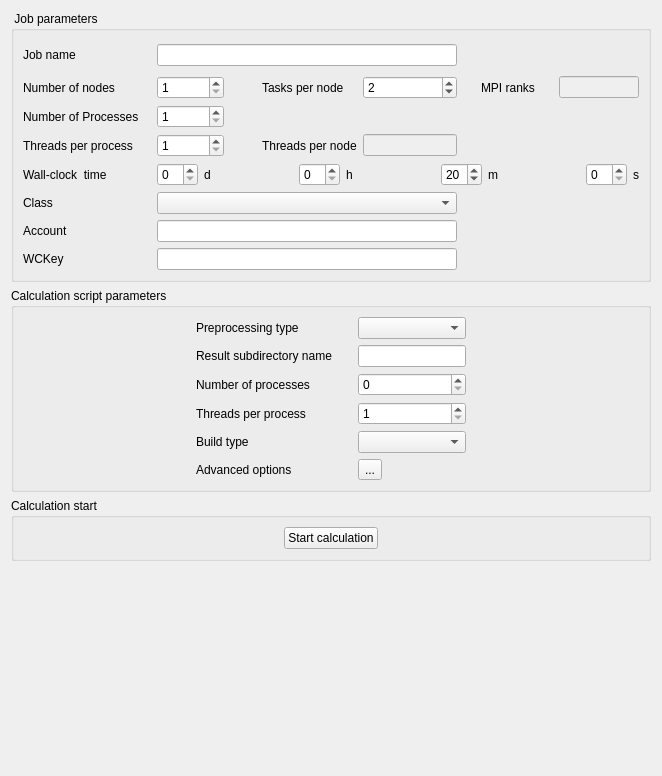
<?xml version="1.0" encoding="UTF-8"?>
<ui version="4.0">
 <class>BatchRunningForm</class>
 <widget class="QWidget" name="BatchRunningForm">
  <property name="geometry">
   <rect>
    <x>0</x>
    <y>0</y>
    <width>662</width>
    <height>776</height>
   </rect>
  </property>
  <property name="windowTitle">
   <string>Form</string>
  </property>
  <layout class="QGridLayout" name="gridLayout_3">
   <item row="1" column="0">
    <widget class="QGroupBox" name="groupBoxScript">
     <property name="toolTip">
      <string>&lt;html&gt;&lt;head/&gt;&lt;body&gt;&lt;p&gt;&lt;span style=&quot; font-size:9pt;&quot;&gt;Complete the calculation script parameters.&lt;/span&gt;&lt;/p&gt;&lt;/body&gt;&lt;/html&gt;</string>
     </property>
     <property name="statusTip">
      <string/>
     </property>
     <property name="title">
      <string>Calculation script parameters</string>
     </property>
     <layout class="QGridLayout" name="gridLayout_2">
      <item row="0" column="0">
       <layout class="QHBoxLayout" name="horizontalLayout_3">
        <item>
         <spacer>
          <property name="orientation">
           <enum>Qt::Horizontal</enum>
          </property>
          <property name="sizeHint" stdset="0">
           <size>
            <width>16</width>
            <height>20</height>
           </size>
          </property>
         </spacer>
        </item>
        <item>
         <layout class="QGridLayout" name="gridLayout">
          <item row="0" column="1">
           <spacer>
            <property name="orientation">
             <enum>Qt::Horizontal</enum>
            </property>
            <property name="sizeHint" stdset="0">
             <size>
              <width>20</width>
              <height>0</height>
             </size>
            </property>
           </spacer>
          </item>
          <item row="2" column="2">
           <widget class="QSpinBox" name="spinBoxNProcs">
            <property name="toolTip">
             <string>&lt;html&gt;&lt;head/&gt;&lt;body&gt;&lt;p&gt;&lt;span style=&quot; font-size:9pt;&quot;&gt;Specify the number of MPI processes for the calculation.&lt;/span&gt;&lt;/p&gt;&lt;/body&gt;&lt;/html&gt;</string>
            </property>
            <property name="maximum">
             <number>524288</number>
            </property>
           </widget>
          </item>
          <item row="0" column="0">
           <widget class="QLabel" name="labelRunType">
            <property name="toolTip">
             <string>&lt;html&gt;&lt;head/&gt;&lt;body&gt;&lt;p&gt;&lt;br/&gt;&lt;/p&gt;&lt;/body&gt;&lt;/html&gt;</string>
            </property>
            <property name="text">
             <string>Preprocessing type</string>
            </property>
           </widget>
          </item>
          <item row="0" column="2">
           <widget class="QComboBox" name="comboBoxRunType">
            <property name="toolTip">
             <string>&lt;html&gt;&lt;head/&gt;&lt;body&gt;&lt;p&gt;&lt;span style=&quot; font-size:9pt;&quot;&gt;Select the Run type between:&lt;br/&gt;- Import mesh only: prepare the mesh for the computation without modifying it and create the mesh_input file which contains data describing the mesh,&lt;br/&gt;- Mesh preprocessing: the Code_Saturne solver will performs the following steps:&lt;br/&gt;    - Face joining&lt;br/&gt;    - Periodic boundaries definition&lt;br/&gt;    - Mesh smoothing and extrusion&lt;br/&gt;    - Execution of the modification defined in &lt;/span&gt;&lt;span style=&quot; font-size:9pt; font-style:italic;&quot;&gt;cs_user_mesh.c&lt;/span&gt;&lt;span style=&quot; font-size:9pt;&quot;&gt;&lt;br/&gt;    - Creation of the mesh_ouput file,&lt;br/&gt;- Mesh quality criteria : preprocess mesh then verify quality,&lt;/span&gt;&lt;/p&gt;&lt;/body&gt;&lt;/html&gt;</string>
            </property>
           </widget>
          </item>
          <item row="1" column="0">
           <widget class="QLabel" name="labelRunId">
            <property name="toolTip">
             <string>&lt;html&gt;&lt;head/&gt;&lt;body&gt;&lt;p&gt;&lt;span style=&quot; font-size:9pt;&quot;&gt;Name of the calculation directory that will be created.&lt;/span&gt;&lt;/p&gt;&lt;/body&gt;&lt;/html&gt;</string>
            </property>
            <property name="text">
             <string>Result subdirectory name</string>
            </property>
           </widget>
          </item>
          <item row="1" column="2">
           <widget class="QLineEdit" name="lineEditRunId">
            <property name="toolTip">
             <string>&lt;html&gt;&lt;head/&gt;&lt;body&gt;&lt;p&gt;&lt;span style=&quot; font-size:9pt;&quot;&gt;Name of the calculation directory that will be created.&lt;/span&gt;&lt;/p&gt;&lt;/body&gt;&lt;/html&gt;</string>
            </property>
           </widget>
          </item>
          <item row="2" column="0">
           <widget class="QLabel" name="labelNProcs">
            <property name="toolTip">
             <string>&lt;html&gt;&lt;head/&gt;&lt;body&gt;&lt;p&gt;&lt;span style=&quot; font-size:9pt;&quot;&gt;Specify the number of MPI processes for the calculation.&lt;/span&gt;&lt;/p&gt;&lt;/body&gt;&lt;/html&gt;</string>
            </property>
            <property name="text">
             <string>Number of processes</string>
            </property>
           </widget>
          </item>
          <item row="3" column="0">
           <widget class="QLabel" name="labelNThreads">
            <property name="toolTip">
             <string>&lt;html&gt;&lt;head/&gt;&lt;body&gt;&lt;p&gt;&lt;span style=&quot; font-size:9pt;&quot;&gt;Specify the number of OpenMP threads per MPI task.&lt;/span&gt;&lt;/p&gt;&lt;/body&gt;&lt;/html&gt;</string>
            </property>
            <property name="text">
             <string>Threads per process</string>
            </property>
           </widget>
          </item>
          <item row="3" column="2">
           <widget class="QSpinBox" name="spinBoxNThreads">
            <property name="toolTip">
             <string>&lt;html&gt;&lt;head/&gt;&lt;body&gt;&lt;p&gt;&lt;span style=&quot; font-size:9pt;&quot;&gt;Specify the number of OpenMP threads per MPI task.&lt;/span&gt;&lt;/p&gt;&lt;/body&gt;&lt;/html&gt;</string>
            </property>
            <property name="minimum">
             <number>1</number>
            </property>
            <property name="maximum">
             <number>128</number>
            </property>
           </widget>
          </item>
          <item row="4" column="0">
           <widget class="QLabel" name="labelBuildType">
            <property name="text">
             <string>Build type</string>
            </property>
           </widget>
          </item>
          <item row="4" column="2">
           <widget class="QComboBox" name="comboBoxBuildType">
            <property name="toolTip">
             <string>&lt;html&gt;&lt;head/&gt;&lt;body&gt;&lt;p&gt;Type of compute build to use for this run.&lt;/p&gt;&lt;/body&gt;&lt;/html&gt;</string>
            </property>
           </widget>
          </item>
          <item row="5" column="0">
           <widget class="QLabel" name="labelAdvanced">
            <property name="toolTip">
             <string>&lt;html&gt;&lt;head/&gt;&lt;body&gt;&lt;p&gt;&lt;span style=&quot; font-size:9pt;&quot;&gt;Modify advanced options for the calculation such as the output management and debug options.&lt;/span&gt;&lt;/p&gt;&lt;/body&gt;&lt;/html&gt;</string>
            </property>
            <property name="text">
             <string>Advanced options</string>
            </property>
           </widget>
          </item>
          <item row="5" column="2">
           <widget class="QToolButton" name="toolButtonAdvanced">
            <property name="toolTip">
             <string>&lt;html&gt;&lt;head/&gt;&lt;body&gt;&lt;p&gt;&lt;span style=&quot; font-size:9pt;&quot;&gt;Modify advanced options for the calculation such as the output management and debug options.&lt;/span&gt;&lt;/p&gt;&lt;/body&gt;&lt;/html&gt;</string>
            </property>
            <property name="text">
             <string>...</string>
            </property>
            <property name="icon">
             <iconset resource="resources_pages.qrc">
              <normaloff>:/new/prefix1/icons/22x22/preferences-system.png</normaloff>:/new/prefix1/icons/22x22/preferences-system.png</iconset>
            </property>
            <property name="iconSize">
             <size>
              <width>22</width>
              <height>22</height>
             </size>
            </property>
           </widget>
          </item>
         </layout>
        </item>
        <item>
         <spacer name="horizontalSpacer">
          <property name="orientation">
           <enum>Qt::Horizontal</enum>
          </property>
          <property name="sizeHint" stdset="0">
           <size>
            <width>16</width>
            <height>20</height>
           </size>
          </property>
         </spacer>
        </item>
       </layout>
      </item>
     </layout>
    </widget>
   </item>
   <item row="2" column="0">
    <widget class="QGroupBox" name="groupBox">
     <property name="sizeHint" stdset="0">
      <size>
       <width>192</width>
       <height>70</height>
      </size>
     </property>
     <property name="toolTip">
      <string>&lt;html&gt;&lt;head/&gt;&lt;body&gt;&lt;p&gt;&lt;span style=&quot; font-size:9pt;&quot;&gt;Run the calculation.&lt;/span&gt;&lt;/p&gt;&lt;/body&gt;&lt;/html&gt;</string>
     </property>
     <property name="title">
      <string>Calculation start</string>
     </property>
     <layout class="QHBoxLayout" name="horizontalLayout_5">
      <item>
       <spacer>
        <property name="orientation">
         <enum>Qt::Horizontal</enum>
        </property>
        <property name="sizeHint" stdset="0">
         <size>
          <width>20</width>
          <height>20</height>
         </size>
        </property>
       </spacer>
      </item>
      <item>
       <widget class="QPushButton" name="pushButtonRunSubmit">
        <property name="toolTip">
         <string>&lt;html&gt;&lt;head/&gt;&lt;body&gt;&lt;p&gt;&lt;span style=&quot; font-size:9pt;&quot;&gt;Run the calculation.&lt;/span&gt;&lt;/p&gt;&lt;/body&gt;&lt;/html&gt;</string>
        </property>
        <property name="layoutDirection">
         <enum>Qt::LeftToRight</enum>
        </property>
        <property name="text">
         <string>Start calculation</string>
        </property>
       </widget>
      </item>
      <item>
       <spacer>
        <property name="orientation">
         <enum>Qt::Horizontal</enum>
        </property>
        <property name="sizeHint" stdset="0">
         <size>
          <width>16</width>
          <height>16</height>
         </size>
        </property>
       </spacer>
      </item>
     </layout>
    </widget>
   </item>
   <item row="3" column="0">
    <spacer>
     <property name="orientation">
      <enum>Qt::Vertical</enum>
     </property>
     <property name="sizeHint" stdset="0">
      <size>
       <width>432</width>
       <height>16</height>
      </size>
     </property>
    </spacer>
   </item>
   <item row="0" column="0">
    <widget class="QGroupBox" name="groupBoxJob">
     <property name="toolTip">
      <string>&lt;html&gt;&lt;head/&gt;&lt;body&gt;&lt;p&gt;&lt;span style=&quot; font-size:9pt;&quot;&gt;Fill this section for a parallel computation on a cluster.&lt;/span&gt;&lt;/p&gt;&lt;/body&gt;&lt;/html&gt;</string>
     </property>
     <property name="title">
      <string> Job parameters</string>
     </property>
     <layout class="QHBoxLayout" name="_2">
      <item>
       <spacer name="horizontalSpacer_2">
        <property name="orientation">
         <enum>Qt::Horizontal</enum>
        </property>
        <property name="sizeHint" stdset="0">
         <size>
          <width>30</width>
          <height>20</height>
         </size>
        </property>
       </spacer>
      </item>
      <item>
       <layout class="QGridLayout" name="jobManagementLayout">
        <item row="0" column="0">
         <widget class="QLabel" name="labelJobName">
          <property name="toolTip">
           <string>&lt;html&gt;&lt;head/&gt;&lt;body&gt;&lt;p&gt;&lt;span style=&quot; font-size:9pt;&quot;&gt;Specify the job name.&lt;/span&gt;&lt;/p&gt;&lt;/body&gt;&lt;/html&gt;</string>
          </property>
          <property name="text">
           <string>Job name</string>
          </property>
         </widget>
        </item>
        <item row="3" column="13">
         <widget class="QLineEdit" name="lineEditTotMPI">
          <property name="enabled">
           <bool>false</bool>
          </property>
          <property name="minimumSize">
           <size>
            <width>40</width>
            <height>0</height>
           </size>
          </property>
         </widget>
        </item>
        <item row="4" column="0">
         <widget class="QLabel" name="labelProcs">
          <property name="toolTip">
           <string>&lt;html&gt;&lt;head/&gt;&lt;body&gt;&lt;p&gt;&lt;span style=&quot; font-size:9pt;&quot;&gt;Specify the number of MPI processes.&lt;/span&gt;&lt;/p&gt;&lt;/body&gt;&lt;/html&gt;</string>
          </property>
          <property name="text">
           <string>Number of Processes</string>
          </property>
         </widget>
        </item>
        <item row="4" column="6">
         <widget class="QSpinBox" name="spinBoxProcs">
          <property name="toolTip">
           <string>&lt;html&gt;&lt;head/&gt;&lt;body&gt;&lt;p&gt;&lt;span style=&quot; font-size:9pt;&quot;&gt;Specify the number of MPI processes.&lt;/span&gt;&lt;/p&gt;&lt;/body&gt;&lt;/html&gt;</string>
          </property>
          <property name="minimum">
           <number>1</number>
          </property>
          <property name="maximum">
           <number>524288</number>
          </property>
         </widget>
        </item>
        <item row="5" column="0">
         <widget class="QLabel" name="labelThreads">
          <property name="toolTip">
           <string>&lt;html&gt;&lt;head/&gt;&lt;body&gt;&lt;p&gt;&lt;span style=&quot; font-size:9pt;&quot;&gt;Specify the number of OpenMP threads per MPI task.&lt;/span&gt;&lt;/p&gt;&lt;/body&gt;&lt;/html&gt;</string>
          </property>
          <property name="text">
           <string>Threads per process</string>
          </property>
         </widget>
        </item>
        <item row="3" column="0">
         <widget class="QLabel" name="labelNodes">
          <property name="toolTip">
           <string>&lt;html&gt;&lt;head/&gt;&lt;body&gt;&lt;p&gt;&lt;span style=&quot; font-size:9pt;&quot;&gt;Specifiy the number of nodes the number of tasks per node. It depends on the cluster's architecture.&lt;/span&gt;&lt;/p&gt;&lt;/body&gt;&lt;/html&gt;</string>
          </property>
          <property name="text">
           <string>Number of nodes</string>
          </property>
         </widget>
        </item>
        <item row="6" column="0">
         <widget class="QLabel" name="labelWTime">
          <property name="toolTip">
           <string>&lt;html&gt;&lt;head/&gt;&lt;body&gt;&lt;p&gt;&lt;span style=&quot; font-size:9pt;&quot;&gt;Specify the wall-clock time, which is the maximal execution time of the job.&lt;/span&gt;&lt;/p&gt;&lt;/body&gt;&lt;/html&gt;</string>
          </property>
          <property name="text">
           <string>Wall-clock  time</string>
          </property>
         </widget>
        </item>
        <item row="6" column="6" colspan="8">
         <layout class="QHBoxLayout" name="horizontalLayoutWallclock">
          <item>
           <widget class="QSpinBox" name="spinBoxDays">
            <property name="toolTip">
             <string>&lt;html&gt;&lt;head/&gt;&lt;body&gt;&lt;p&gt;&lt;span style=&quot; font-size:9pt;&quot;&gt;Specify the wall-clock time, which is the maximal execution time of the job.&lt;/span&gt;&lt;/p&gt;&lt;/body&gt;&lt;/html&gt;</string>
            </property>
            <property name="maximum">
             <number>60</number>
            </property>
           </widget>
          </item>
          <item>
           <widget class="QLabel" name="labelDays">
            <property name="toolTip">
             <string>&lt;html&gt;&lt;head/&gt;&lt;body&gt;&lt;p&gt;&lt;span style=&quot; font-size:9pt;&quot;&gt;Specify the wall-clock time, which is the maximal execution time of the job.&lt;/span&gt;&lt;/p&gt;&lt;/body&gt;&lt;/html&gt;</string>
            </property>
            <property name="text">
             <string>d</string>
            </property>
           </widget>
          </item>
          <item>
           <spacer name="horizontalSpacer_4">
            <property name="orientation">
             <enum>Qt::Horizontal</enum>
            </property>
            <property name="sizeHint" stdset="0">
             <size>
              <width>20</width>
              <height>0</height>
             </size>
            </property>
           </spacer>
          </item>
          <item>
           <widget class="QSpinBox" name="spinBoxHours">
            <property name="toolTip">
             <string>&lt;html&gt;&lt;head/&gt;&lt;body&gt;&lt;p&gt;&lt;span style=&quot; font-size:9pt;&quot;&gt;Specify the wall-clock time, which is the maximal execution time of the job.&lt;/span&gt;&lt;/p&gt;&lt;/body&gt;&lt;/html&gt;</string>
            </property>
            <property name="maximum">
             <number>23</number>
            </property>
           </widget>
          </item>
          <item>
           <widget class="QLabel" name="labelHours">
            <property name="toolTip">
             <string>&lt;html&gt;&lt;head/&gt;&lt;body&gt;&lt;p&gt;&lt;span style=&quot; font-size:9pt;&quot;&gt;Specify the wall-clock time, which is the maximal execution time of the job.&lt;/span&gt;&lt;/p&gt;&lt;/body&gt;&lt;/html&gt;</string>
            </property>
            <property name="text">
             <string>h</string>
            </property>
           </widget>
          </item>
          <item>
           <spacer>
            <property name="orientation">
             <enum>Qt::Horizontal</enum>
            </property>
            <property name="sizeHint" stdset="0">
             <size>
              <width>20</width>
              <height>0</height>
             </size>
            </property>
           </spacer>
          </item>
          <item>
           <widget class="QSpinBox" name="spinBoxMinutes">
            <property name="toolTip">
             <string>&lt;html&gt;&lt;head/&gt;&lt;body&gt;&lt;p&gt;&lt;span style=&quot; font-size:9pt;&quot;&gt;Specify the wall-clock time, which is the maximal execution time of the job.&lt;/span&gt;&lt;/p&gt;&lt;/body&gt;&lt;/html&gt;</string>
            </property>
            <property name="maximum">
             <number>59</number>
            </property>
            <property name="value">
             <number>20</number>
            </property>
           </widget>
          </item>
          <item>
           <widget class="QLabel" name="labelMinutes">
            <property name="toolTip">
             <string>&lt;html&gt;&lt;head/&gt;&lt;body&gt;&lt;p&gt;&lt;span style=&quot; font-size:9pt;&quot;&gt;Specify the wall-clock time, which is the maximal execution time of the job.&lt;/span&gt;&lt;/p&gt;&lt;/body&gt;&lt;/html&gt;</string>
            </property>
            <property name="text">
             <string>m</string>
            </property>
           </widget>
          </item>
          <item>
           <spacer>
            <property name="orientation">
             <enum>Qt::Horizontal</enum>
            </property>
            <property name="sizeHint" stdset="0">
             <size>
              <width>20</width>
              <height>0</height>
             </size>
            </property>
           </spacer>
          </item>
          <item>
           <widget class="QSpinBox" name="spinBoxSeconds">
            <property name="toolTip">
             <string>&lt;html&gt;&lt;head/&gt;&lt;body&gt;&lt;p&gt;&lt;span style=&quot; font-size:9pt;&quot;&gt;Specify the wall-clock time, which is the maximal execution time of the job.&lt;/span&gt;&lt;/p&gt;&lt;/body&gt;&lt;/html&gt;</string>
            </property>
            <property name="maximum">
             <number>59</number>
            </property>
           </widget>
          </item>
          <item>
           <widget class="QLabel" name="labelSeconds">
            <property name="toolTip">
             <string>&lt;html&gt;&lt;head/&gt;&lt;body&gt;&lt;p&gt;&lt;span style=&quot; font-size:9pt;&quot;&gt;Specify the wall-clock time, which is the maximal execution time of the job.&lt;/span&gt;&lt;/p&gt;&lt;/body&gt;&lt;/html&gt;</string>
            </property>
            <property name="text">
             <string>s</string>
            </property>
           </widget>
          </item>
         </layout>
        </item>
        <item row="3" column="7">
         <spacer name="horizontalSpacer_10">
          <property name="orientation">
           <enum>Qt::Horizontal</enum>
          </property>
          <property name="sizeHint" stdset="0">
           <size>
            <width>40</width>
            <height>0</height>
           </size>
          </property>
         </spacer>
        </item>
        <item row="3" column="8">
         <widget class="QLabel" name="labelPpn">
          <property name="toolTip">
           <string>&lt;html&gt;&lt;head/&gt;&lt;body&gt;&lt;p&gt;&lt;span style=&quot; font-size:9pt;&quot;&gt;Number of MPI processes per node.&lt;/span&gt;&lt;/p&gt;&lt;/body&gt;&lt;/html&gt;</string>
          </property>
          <property name="text">
           <string>Tasks per node</string>
          </property>
         </widget>
        </item>
        <item row="0" column="1">
         <spacer name="horizontalSpacer_8">
          <property name="orientation">
           <enum>Qt::Horizontal</enum>
          </property>
          <property name="sizeHint" stdset="0">
           <size>
            <width>13</width>
            <height>30</height>
           </size>
          </property>
         </spacer>
        </item>
        <item row="3" column="6">
         <widget class="QSpinBox" name="spinBoxNodes">
          <property name="toolTip">
           <string>&lt;html&gt;&lt;head/&gt;&lt;body&gt;&lt;p&gt;&lt;span style=&quot; font-size:9pt;&quot;&gt;Specifiy the number of nodes the number of tasks per node. It depends on the cluster's architecture.&lt;/span&gt;&lt;/p&gt;&lt;/body&gt;&lt;/html&gt;</string>
          </property>
          <property name="minimum">
           <number>1</number>
          </property>
          <property name="maximum">
           <number>65536</number>
          </property>
         </widget>
        </item>
        <item row="5" column="6">
         <widget class="QSpinBox" name="spinBoxThreads">
          <property name="toolTip">
           <string>&lt;html&gt;&lt;head/&gt;&lt;body&gt;&lt;p&gt;&lt;span style=&quot; font-size:9pt;&quot;&gt;Specify the number of OpenMP threads per MPI task.&lt;/span&gt;&lt;/p&gt;&lt;/body&gt;&lt;/html&gt;</string>
          </property>
          <property name="minimum">
           <number>1</number>
          </property>
          <property name="maximum">
           <number>128</number>
          </property>
         </widget>
        </item>
        <item row="3" column="10">
         <spacer name="horizontalSpacer_12">
          <property name="orientation">
           <enum>Qt::Horizontal</enum>
          </property>
          <property name="sizeHint" stdset="0">
           <size>
            <width>40</width>
            <height>20</height>
           </size>
          </property>
         </spacer>
        </item>
        <item row="3" column="11">
         <widget class="QLabel" name="labelTotMPI">
          <property name="text">
           <string>MPI ranks</string>
          </property>
         </widget>
        </item>
        <item row="0" column="6" colspan="4">
         <widget class="QLineEdit" name="lineEditJobName">
          <property name="minimumSize">
           <size>
            <width>300</width>
            <height>0</height>
           </size>
          </property>
          <property name="toolTip">
           <string>&lt;html&gt;&lt;head/&gt;&lt;body&gt;&lt;p&gt;&lt;span style=&quot; font-size:9pt;&quot;&gt;Specify the job name.&lt;/span&gt;&lt;/p&gt;&lt;/body&gt;&lt;/html&gt;</string>
          </property>
         </widget>
        </item>
        <item row="3" column="9">
         <widget class="QSpinBox" name="spinBoxPpn">
          <property name="toolTip">
           <string>&lt;html&gt;&lt;head/&gt;&lt;body&gt;&lt;p&gt;&lt;span style=&quot; font-size:9pt;&quot;&gt;Number of MPI processes per node.&lt;/span&gt;&lt;/p&gt;&lt;/body&gt;&lt;/html&gt;</string>
          </property>
          <property name="minimum">
           <number>1</number>
          </property>
          <property name="maximum">
           <number>128</number>
          </property>
          <property name="value">
           <number>2</number>
          </property>
         </widget>
        </item>
        <item row="3" column="12">
         <spacer name="horizontalSpacer_11">
          <property name="orientation">
           <enum>Qt::Horizontal</enum>
          </property>
          <property name="sizeHint" stdset="0">
           <size>
            <width>40</width>
            <height>0</height>
           </size>
          </property>
         </spacer>
        </item>
        <item row="7" column="0">
         <widget class="QLabel" name="labelClass">
          <property name="text">
           <string>Class</string>
          </property>
         </widget>
        </item>
        <item row="8" column="0">
         <widget class="QLabel" name="labelJobAccount">
          <property name="toolTip">
           <string>&lt;html&gt;&lt;head/&gt;&lt;body&gt;&lt;p&gt;&lt;span style=&quot; font-size:9pt;&quot;&gt;Specify the job account allocation.&lt;/span&gt;&lt;/p&gt;&lt;/body&gt;&lt;/html&gt;</string>
          </property>
          <property name="text">
           <string>Account</string>
          </property>
         </widget>
        </item>
        <item row="9" column="0">
         <widget class="QLabel" name="labelJobWCKey">
          <property name="toolTip">
           <string>&lt;html&gt;&lt;head/&gt;&lt;body&gt;&lt;p&gt;&lt;span style=&quot; font-size:9pt;&quot;&gt;Specify the WCKey of the job.&lt;/span&gt;&lt;/p&gt;&lt;/body&gt;&lt;/html&gt;</string>
          </property>
          <property name="text">
           <string>WCKey</string>
          </property>
         </widget>
        </item>
        <item row="0" column="2">
         <spacer name="horizontalSpacer_5">
          <property name="orientation">
           <enum>Qt::Horizontal</enum>
          </property>
          <property name="sizeHint" stdset="0">
           <size>
            <width>40</width>
            <height>13</height>
           </size>
          </property>
         </spacer>
        </item>
        <item row="8" column="6" colspan="4">
         <widget class="QLineEdit" name="lineEditJobAccount">
          <property name="minimumSize">
           <size>
            <width>300</width>
            <height>0</height>
           </size>
          </property>
          <property name="toolTip">
           <string>&lt;html&gt;&lt;head/&gt;&lt;body&gt;&lt;p&gt;&lt;span style=&quot; font-size:9pt;&quot;&gt;Specify the job account allocation.&lt;/span&gt;&lt;/p&gt;&lt;/body&gt;&lt;/html&gt;</string>
          </property>
         </widget>
        </item>
        <item row="9" column="6" colspan="4">
         <widget class="QLineEdit" name="lineEditJobWCKey">
          <property name="minimumSize">
           <size>
            <width>300</width>
            <height>0</height>
           </size>
          </property>
          <property name="toolTip">
           <string>&lt;html&gt;&lt;head/&gt;&lt;body&gt;&lt;p&gt;&lt;span style=&quot; font-size:9pt;&quot;&gt;Specify the WCKey of the job.&lt;/span&gt;&lt;/p&gt;&lt;/body&gt;&lt;/html&gt;</string>
          </property>
         </widget>
        </item>
        <item row="7" column="6" colspan="4">
         <widget class="QComboBox" name="comboBoxClass">
          <property name="minimumSize">
           <size>
            <width>300</width>
            <height>0</height>
           </size>
          </property>
          <property name="sizeAdjustPolicy">
           <enum>QComboBox::AdjustToContents</enum>
          </property>
          <property name="minimumContentsLength">
           <number>0</number>
          </property>
         </widget>
        </item>
        <item row="5" column="8">
         <widget class="QLabel" name="labelThreadsPerNode">
          <property name="text">
           <string>Threads per node</string>
          </property>
         </widget>
        </item>
        <item row="5" column="9">
         <widget class="QLineEdit" name="lineEditThreadsPerNode">
          <property name="enabled">
           <bool>false</bool>
          </property>
          <property name="sizePolicy">
           <sizepolicy hsizetype="Expanding" vsizetype="Fixed">
            <horstretch>0</horstretch>
            <verstretch>0</verstretch>
           </sizepolicy>
          </property>
          <property name="minimumSize">
           <size>
            <width>0</width>
            <height>0</height>
           </size>
          </property>
          <property name="baseSize">
           <size>
            <width>0</width>
            <height>0</height>
           </size>
          </property>
         </widget>
        </item>
       </layout>
      </item>
      <item>
       <spacer name="horizontalSpacer_3">
        <property name="orientation">
         <enum>Qt::Horizontal</enum>
        </property>
        <property name="sizeHint" stdset="0">
         <size>
          <width>30</width>
          <height>20</height>
         </size>
        </property>
       </spacer>
      </item>
     </layout>
     <zorder>horizontalSpacer_2</zorder>
     <zorder></zorder>
    </widget>
   </item>
  </layout>
 </widget>
 <resources>
  <include location="resources_pages.qrc"/>
 </resources>
 <connections/>
</ui>
